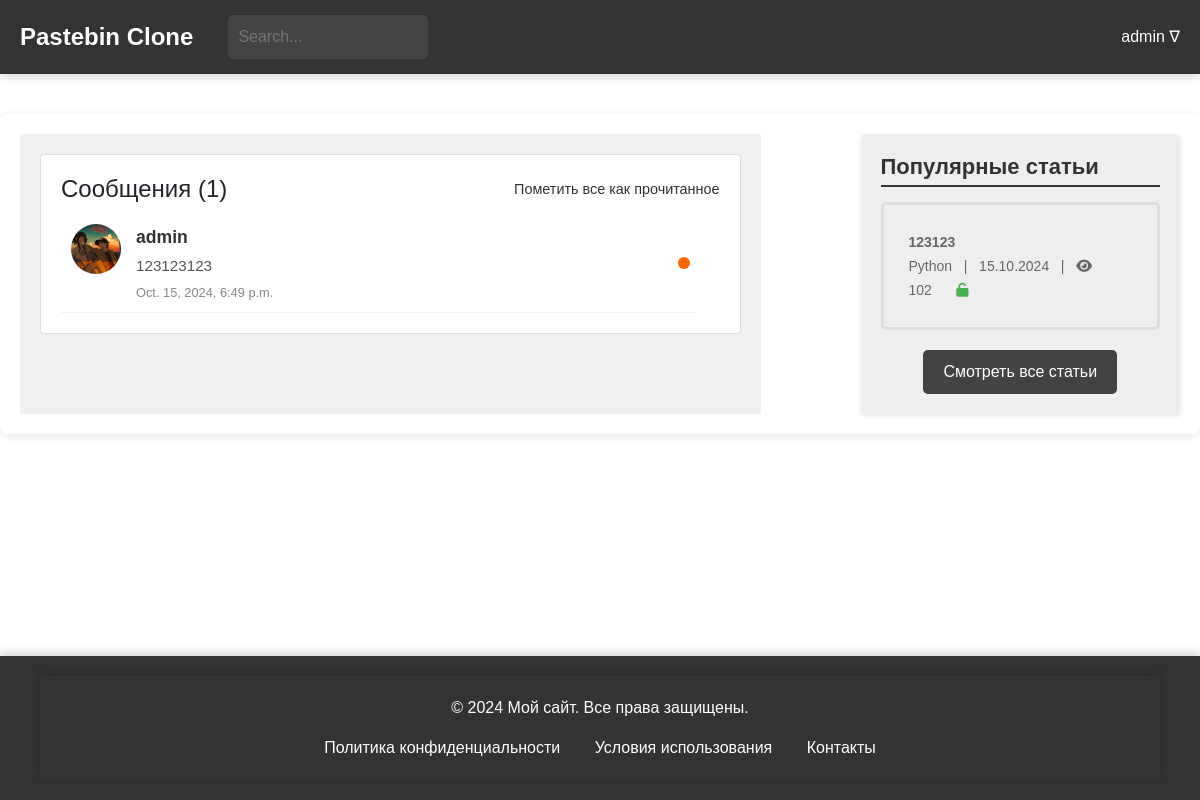
The page /general/messages/ (signed in) on the database its author committed.
### users/models.py (models this page shows)
class CustomUser(AbstractUser):
    bio = models.TextField(blank=True, null=True)
    favorites = models.ManyToManyField('blog.Paste', related_name='favorited_by', blank=True)
    address = models.CharField(max_length=100, blank=True, null=True)
    avatar = models.ImageField(upload_to='avatars/', blank=True, null=True)
    groups = models.ManyToManyField(
        'auth.Group',
        related_name='customuser_set',
        blank=True
    )
    user_permissions = models.ManyToManyField(
        'auth.Permission',
        related_name='customuser_set',
        blank=True
    )
    def __str__(self):
        return self.username
    class Meta:
        verbose_name = "Пользователь"
        verbose_name_plural = "Пользователи"

### general/models.py (models this page shows, shortened)
class Messages(models.Model):
    user = models.ForeignKey(CustomUser, on_delete=models.CASCADE, related_name='message_receiver', default=None)
    sender = models.ForeignKey(CustomUser, on_delete=models.CASCADE, related_name='message_sender', default=None)
    post = models.ForeignKey(Paste, on_delete=models.CASCADE)
    text = models.TextField()
    send_time = models.DateTimeField(auto_now_add=True)
    is_checked = models.BooleanField(default=False)
    class Meta:
        verbose_name = 'Сообщение'
        verbose_name_plural = 'Сообщения'

### blog/models.py (models this page shows, shortened)
class Paste(models.Model):
    ACCESS_STATUS_CHOICES = [
        (0, 'Private'),
        (1, 'Public'),
        (2, 'Draft'),
    ]
    TIME_LIVE_CHOICES = [
        (None, 'Никогда'),
        (timedelta(minutes=2), 'Через 2 минуты'),
        (timedelta(hours=1), 'Через 1 час'),
        (timedelta(days=1), 'Через 1 день'),
        (timedelta(weeks=1), 'Через 1 неделю'),
    ]
    title = models.CharField(max_length=200)
    content = models.TextField()
    author = models.ForeignKey(User, on_delete=models.CASCADE)
    created_at = models.DateTimeField(auto_now_add=True)
    updated_at = models.DateTimeField(auto_now=True)
    slug = models.UUIDField(default=uuid.uuid4, editable=False, unique=True)
    tags = models.ManyToManyField(Tag, related_name='posts')
    category = models.ForeignKey(Category, on_delete=models.SET_NULL, null=True)
    access_status = models.IntegerField(choices=ACCESS_STATUS_CHOICES, default=1)
    time_live = models.DurationField(null=True, blank=True)
    password = models.CharField(max_length=100, null=True, blank=True)
    is_delete_after_read = models.BooleanField(default=False)
    views_count = models.PositiveIntegerField(default=100)
    def get_formatted_created_at(self):
        return self.created_at.strftime('%d.%m.%Y')
    class Meta:
        verbose_name = 'Паста'
        verbose_name_plural = 'Паста'

class Category(models.Model):
    name = models.CharField(max_length=30, unique=True)
    parent = models.ForeignKey(
        'self',
        on_delete=models.CASCADE,
        null=True, blank=True,
        related_name='subcategories'
    )
    def __str__(self):
        return self.name
    class Meta:
        verbose_name = 'Категория'
        verbose_name_plural = 'Категории'

### general/views.py (the view)
# urls.py: path('messages/', views.messages, name='messages'),
def messages(request):
    mess = Messages.objects.all().filter(user=request.user)
    popular_posts, unread_messages_count, unread_notifications_count = get_general_context(request, Paste)
    return render(request, 'messages.html', {
        'popular_posts': popular_posts,
        'messages': mess,
        'unread_notifications_count': unread_notifications_count,
        'unread_messages_count': unread_messages_count
    })

### general/templates/messages.html (shortened to what this page needs)
{% extends 'blog/temps/base.html' %}
{% load static %}
{% block head %}
<link href="https://stackpath.bootstrapcdn.com/bootstrap/4.5.2/css/bootstrap.min.css" rel="stylesheet">
<link rel="stylesheet" href="https://cdnjs.cloudflare.com/ajax/libs/font-awesome/5.15.1/css/all.min.css">
<link rel="stylesheet" type="text/css" href="{% static 'css/user_profile.css' %}">
<link rel="stylesheet" type="text/css" href="{% static 'css/messages.css' %}">
{% endblock %}
{% block content %}
<main>
    <div class="main-container">
        <div class="left-block">
            <div class="card messages-block">
                <div class="card-body">
                    <div class="card-title-container">
                        <h4 class="card-title">Сообщения ({{ unread_messages_count }})</h4>
                        <a href="#" class="mark-all-read">Пометить все как прочитанное</a>
                    </div>
                    <ul class="messages-list">
                        {% for message in messages %}
                        <li class="message-item">
                            <a href="{% url 'blog:post-detail' message.post.slug %}" class="message-link">
                                <div class="message-avatar">
                                    <img src="{% if message.sender.avatar %}{{ message.sender.avatar.url }}{% else %}https://th.bing.com/th/id/OIP.0TsJGYhWWOy_hBFOH0hX-gHaHa?rs=1&pid=ImgDetMain{% endif %}"
                                         alt="Avatar"
                                         class="avatar-img">
                                </div>
                                <div class="message-content">
                                    <span class="message-sender">{{ message.sender }}</span>
                                    <p class="message-text">{{ message.text }}</p>
                                    <span class="message-time">{{ message.send_time }}</span>
                                </div>
                                {% if not message.is_read %}
                                <span class="notification-badge"></span>
                                {% endif %}
                            </a>
                        </li>
                        {% empty %}
                        <p class="no-messages">У вас пока нет сообщений.</p>
                        {% endfor %}
                    </ul>
                </div>
            </div>
        </div>
        {% include 'blog/temps/popular_posts.html' %}
    </div>
</main>
{% endblock %}

### blog/templates/blog/temps/header.html (shortened to what this page needs)
{% load static %}
<head>
    <link rel="stylesheet" type="text/css" href="{% static 'css/header.css' %}">
</head>
<header>
    <div class="header-container">
        <a href="{% url 'blog:index' %}" style='all: unset;'>
            <div class="header-logo">Pastebin Clone</div>
        </a>
        <div class="header-search">
            <input type="search" placeholder="Search...">
        </div>
        {% if request.user.is_authenticated %}
        <div class="header-auth">
            <span class="dropdown-toggle" style="margin-left: 10px; position: relative;">
                {{ request.user.username }} &#8711;
            </span>
        </div>
        {% else %}
        <div class="header-auth">
            <a href="{% url 'users:login' %}" class="auth-link">Log In /</a>
            <a href="{% url 'users:register' %}" class="auth-link">Sign In</a>
        </div>
        {% endif %}
    </div>
</header>

### blog/templates/blog/temps/popular_posts.html
{% load static %}
<head>
    <link rel="stylesheet" type="text/css" href="{% static 'css/popular_posts.css' %}">
    <link rel="stylesheet" href="https://cdnjs.cloudflare.com/ajax/libs/font-awesome/6.0.0-beta3/css/all.min.css">
</head>
<div class="right-block">
    <h2>Популярные статьи</h2>
    <ul>
        {% for popular_post in popular_posts %}
        <li>
            <a href="{% url 'blog:post-detail' popular_post.slug %}">
                <span class="article-title">{{popular_post.title}}</span>
                <br>
                <span class="article-meta">{{ popular_post.category }} &nbsp; | &nbsp; {{ popular_post.get_formatted_created_at }} &nbsp; |  &nbsp;
                                    <i class="fa fa-eye"></i> <span
                            class="view-count">{{popular_post.views_count}}</span></span>
                {% if popular_post.password %}
                <span><i class="fa fa-lock" aria-hidden="true" style="color: #FF9800;"></i></span>
                {% else %}
                <span><i class="fa fa-unlock" aria-hidden="true" style="color: #4CAF50;"></i></span>
                {% endif %}
            </a>
        </li>
        {% endfor %}
    </ul>
     <div class="all-posts-link">
        <a href="{% url 'blog:posts-check' %}">Смотреть все статьи</a>
    </div>
</div>

### users/static/css/user_profile.css (style rules this page uses)
body { margin: 0; padding: 0; font-family: Arial, sans-serif; }
.main-container { display: flex; justify-content: space-between; max-width: 1400px; margin: 40px auto; padding: 20px; box-shadow: 0 2px 10px rgba(0, 0, 0, 0.1); border-radius: 8px; background-color: #ffffff; }
.left-block { width: 70%; background-color: #f0f0f0; padding: 20px; margin-right: 50px; overflow-y: auto; flex-grow: 1; }
.right-block { width: 30%; background-color: #eeeeee; padding: 20px; height: auto; border-radius: 5px; margin-left: 50px; }
.right-block h2 { font-size: 22px; font-weight: bold; margin-bottom: 15px; color: #333; border-bottom: 2px solid #333333FF; padding-bottom: 5px; }
.right-block ul { list-style: none; padding: 0; margin: 0; }
.right-block li { margin-bottom: 15px; padding: 10px; border: 3px solid #ddd; border-radius: 5px; transition: background-color 0.3s; }
.right-block a { display: block; padding: 15px; color: #333; text-decoration: none; border-radius: 5px; transition: background-color 0.3s; }
.right-block span { font-size: 14px; color: #666; }
.right-block i { font-size: 14px; margin-right: 5px; }
.article-title { font-weight: bold; font-size: 34px; }
.view-count { margin-left: 0; }

### general/static/css/messages.css (style rules this page uses)
body { margin: 0; padding: 0; font-family: Arial, sans-serif; }
.main-container { display: flex; justify-content: space-between; max-width: 1400px; margin: 40px auto; padding: 20px; box-shadow: 0 2px 10px rgba(0, 0, 0, 0.1); border-radius: 8px; background-color: #ffffff; }
.left-block { width: 70%; background-color: #f0f0f0; padding: 20px; margin-right: 50px; overflow-y: auto; flex-grow: 1; }
.right-block { width: 30%; background-color: #eeeeee; padding: 20px; height: auto; border-radius: 5px; margin-left: 50px; }
.right-block h2 { font-size: 22px; font-weight: bold; margin-bottom: 15px; color: #333; border-bottom: 2px solid #333333FF; padding-bottom: 5px; }
.right-block ul { list-style: none; padding: 0; margin: 0; }
.right-block li { margin-bottom: 15px; padding: 10px; border: 3px solid #ddd; border-radius: 5px; transition: background-color 0.3s; }
.right-block a { display: block; padding: 15px; color: #333; text-decoration: none; border-radius: 5px; transition: background-color 0.3s; }
.right-block span { font-size: 14px; color: #666; }
.right-block i { font-size: 14px; margin-right: 5px; }
.article-title { font-weight: bold; font-size: 34px; }
.view-count { margin-left: 0; }
.messages-block { margin-bottom: 20px; }
.messages-list { list-style: none; padding: 0; margin: 0; }
.message-item { padding: 0; }
.message-link { display: flex; align-items: flex-start; padding: 10px; border-bottom: 1px solid #f1f1f1; text-decoration: none; color: inherit; transition: background-color 0.3s; }
.message-avatar { margin-right: 15px; }
.avatar-img { width: 50px; height: 50px; border-radius: 50%; object-fit: cover; }
.message-content { flex-grow: 1; }
.message-sender { font-weight: bold; font-size: 1.1em; color: #333; }
.message-text { margin: 5px 0; font-size: 0.95em; color: #555; }
.message-time { font-size: 0.8em; color: #888; display: block; margin-top: 5px; }
.message-item { position: relative; padding-right: 25px; }
.notification-badge { position: absolute; top: 50%; right: 10px; margin-right: 20px; width: 12px; height: 12px; background-color: #ff6600; border-radius: 50%; display: inline-block; transform: translateY(-50%); }
.card-title-container { display: flex; justify-content: space-between; align-items: center; margin-bottom: 10px; }
.card-title { margin: 0; font-size: 1.5em; }
.mark-all-read { font-size: 0.9em; color: #333333; text-decoration: none; cursor: pointer; }

### blog/static/css/footer.css (style rules this page uses)
html, body { height: 100%; margin: 0; }
body { display: flex; flex-direction: column; }
main { flex: 1; }

### rows shown on the page
CustomUser: user.username "admin"
Messages: sender.avatar (picture), sender "admin", text "123123123", send_time "Oct. 15, 2024, 6:49 p.m."
Paste: title "123123", category "Python", get_formatted_created_at "15.10.2024", views_count "102"

### other values the page prints
{{ unread_messages_count }} "1"
